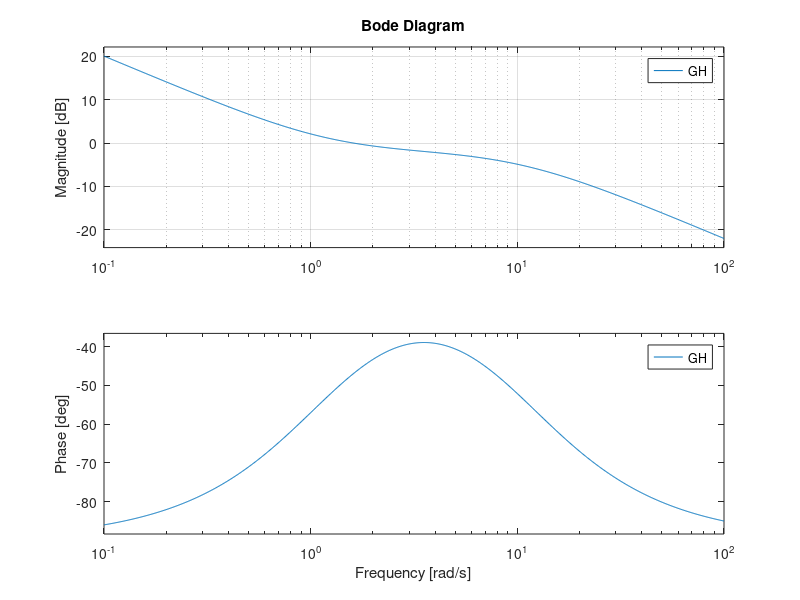

This chart was generated by the following MATLAB code:
clear all;
clc;

%Type 1 system where n-m = 1%

N = [0.8 1];
D = conv([1 0], [0.1 1]);

GH = tf(N, D);


figure;
subplot(2,2,1);
rlocus(GH);

subplot(2,2,3);
nyquist(GH);
axis([-10 10 -10 10])
grid;

% Margins
[Gm,Pm,Wgm,Wpm] = margin(GH)

subplot(1,2,2, 'replace');
bode(GH);
grid;
